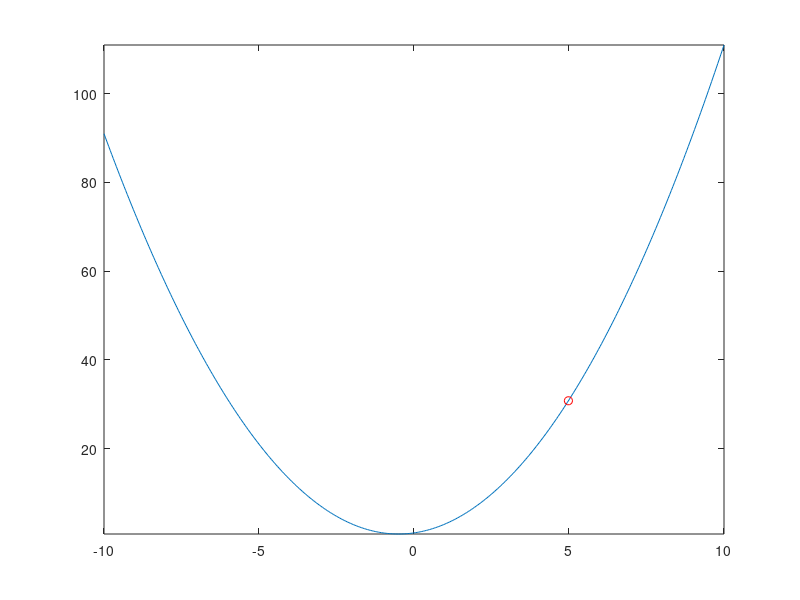

Write MATLAB code to recreate this figure. (Note: this script raises an error after producing the figure.)
%%
% Plot 2D Adagrad example
%%

clear all;
close all;

addpath('../optimizer');

f = @(x) x.^2 + x + 1;
X = -10:0.05:10;
Y = f(X);
plot(X, Y);
xlim([-10, 10]);
ylim([min(Y), max(Y)]);

hold on;

lambda = 0.7;
eps = 1e-8;
a = 0.1;
x = rand(1)*20 - 10;
k = 0;

xptr = plot(x, f(x), 'ro');
T = 500;

f_pos = get(gcf, 'Position');
f_width = f_pos(3);
f_height = f_pos(4);
mov = zeros(f_height, f_width+10, 1, T, 'uint8');

for k_ = 1:T
    fprintf("%d: x=%f, y=%f\n", k, x, f(x));
    
    [fin, k, xn] = Adagrad(f, x, a, k, eps, lambda);
    if fin
        break
    end
    
    plot([x, xn], [f(x), f(xn)], 'r-');
    x = xn;
    set(xptr, 'XData', x, 'YData', f(x));
    drawnow;
    
    frame = getframe(gcf);
    if k_ == 1
        [mov(:, :, 1, k_), map] = rgb2ind(frame.cdata, 256, 'nodither');
    else
        mov(:, :, 1, k_) = rgb2ind(frame.cdata, map, 'nodither');
    end
end

% resize gif timelength
if k_ < T
    mov = mov(:, :, 1, 1:k_);
else
    fprintf("Failed to converge...\n");
end

fname = "Adagrad.gif";
fprintf("Write animation to '%s'\n", fname);
imwrite(mov, map, fname, 'DelayTime', 0, 'LoopCount', inf);
